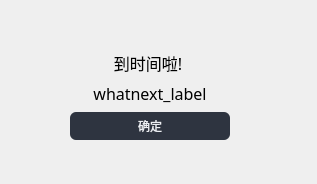
<?xml version="1.0" encoding="UTF-8"?>
<ui version="4.0">
 <class>timer_popup</class>
 <widget class="QDialog" name="timer_popup">
  <property name="geometry">
   <rect>
    <x>0</x>
    <y>0</y>
    <width>317</width>
    <height>184</height>
   </rect>
  </property>
  <property name="windowTitle">
   <string>Dialog</string>
  </property>
  <widget class="QWidget" name="verticalLayoutWidget">
   <property name="geometry">
    <rect>
     <x>70</x>
     <y>50</y>
     <width>160</width>
     <height>90</height>
    </rect>
   </property>
   <layout class="QVBoxLayout" name="verticalLayout">
    <item>
     <widget class="QLabel" name="label">
      <property name="font">
       <font>
        <family>华文中宋</family>
        <pointsize>12</pointsize>
       </font>
      </property>
      <property name="text">
       <string>到时间啦! </string>
      </property>
      <property name="alignment">
       <set>Qt::AlignCenter</set>
      </property>
     </widget>
    </item>
    <item>
     <widget class="QLabel" name="whatnext_label">
      <property name="font">
       <font>
        <family>华文中宋</family>
        <pointsize>12</pointsize>
       </font>
      </property>
      <property name="text">
       <string>whatnext_label</string>
      </property>
      <property name="alignment">
       <set>Qt::AlignCenter</set>
      </property>
     </widget>
    </item>
    <item>
     <widget class="QPushButton" name="pushButton">
      <property name="styleSheet">
       <string notr="true">QPushButton {
    border: none;
    color: #ECEFF4;
    background-color: #2E3440;
    font: 500 10pt &quot;SimHei&quot;;
    border-radius: 6px;
    width: 158px;  
    height: 28px;  
}

QPushButton:hover {
    background-color: #3B4252;
}

QPushButton:pressed {
    background-color: #434C5E;
}
</string>
      </property>
      <property name="text">
       <string>确定</string>
      </property>
     </widget>
    </item>
   </layout>
  </widget>
 </widget>
 <resources/>
 <connections/>
</ui>
